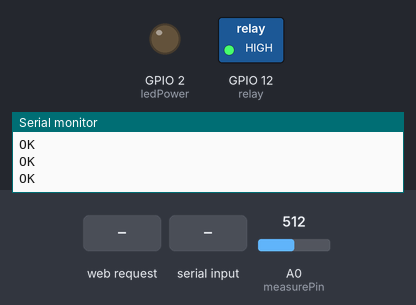
The sketch below on a simulated ESP8266 (NodeMCU). Parts: switched loads named in the sketch (green lamp = pin HIGH), output pins drawn as LEDs (lit = HIGH), the last lines printed to the serial monitor. The inputs (shaded band) are chosen by the test bench; at power-on: A0 (measurePin) = 512. The modem accepts every AT command (registered, SIM ready, sends succeed) and sends nothing else.

Above: at 6.5 s.
6.6 s: HTTP request GET /?State=A received
At 7.0 s:
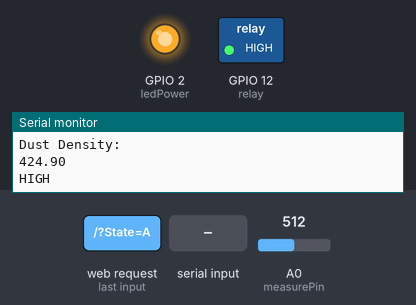
8.1 s: A0 (measurePin) set to 269
9.6 s: A0 (measurePin) set to 247
12.1 s: "STOP" received over the second serial link
15.1 s: HTTP request GET /?State=STOP received
Timing chart, 0 to 18.1 s (numbered marks = the images above; inputs shaded):
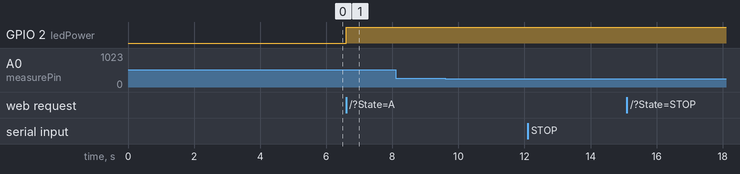

The sketch:

wifi_robot4_nodemcu_esp8266_ino.ino
```cpp
#include <ESP8266WiFi.h>
#include <WiFiClient.h>
#include <ESP8266WebServer.h>


// Include Software Serial library to communicate with GSM
#include <SoftwareSerial.h>

// Configure software serial port
SoftwareSerial SIM900(4, 5); //RX&TX

const char* ssid = "Node_MCU CAR";
//const char* host = "NodeMCU";

ESP8266WebServer server(80);

// Variable to store text message
String textMessage;

// Create a variable to store Lamp state
String lampState = "HIGH";

// Relay connected to pin 12
const int relay = 12;
int measurePin = A0; //Connect dust sensor to Arduino A0 pin
int ledPower = 2;   //Connect 3 led driver pins of dust sensor to Arduino D2

int samplingTime = 280;
int deltaTime = 40;
int sleepTime = 9680;

float voMeasured = 0;
float calcVoltage = 0;
float dustDensity = 0;
void setup(){

  Serial.begin(115200);
  //Begin serial communication with Arduino and SIM800L
   // Set relay as OUTPUT
  pinMode(relay, OUTPUT);

  // By default the relay is off
  digitalWrite(relay, HIGH);

  // Initializing serial commmunication
  SIM900.begin(115200);
  pinMode(ledPower,OUTPUT);
  // Give time to your GSM shield log on to network
  delay(5000);
  Serial.println("SIM800L start...");

  // Connecting WiFi

  WiFi.mode(WIFI_AP);
  WiFi.softAP(ssid);
  // Starting WEB-server

     server.on ( "/", HTTP_handleRoot );
     server.onNotFound ( HTTP_handleRoot );
     server.begin();

  // AT command to set SIM900 to SMS mode
  SIM900.println("AT"); //Handshaking with SIM900
  delay(100);
  SIM900.println("AT+CMGF=1");
  delay(100);
  // Set module to send SMS data to serial out upon receipt
  SIM900.println("AT+CNMI=2,2,0,0,0");
  delay(100);
}
void smart()
{

digitalWrite(ledPower,LOW); // power on the LED
  delayMicroseconds(samplingTime);

  voMeasured = analogRead(measurePin); // read the dust value

  delayMicroseconds(deltaTime);
  digitalWrite(ledPower,HIGH); // turn the LED off
  delayMicroseconds(sleepTime);

  // 0 - 5V mapped to 0 - 1023 integer values
  // recover voltage
  calcVoltage = voMeasured * (5.0 / 1024.0);

  // linear eqaution taken from http://www.howmuchsnow.com/arduino/airquality/
  // Chris Nafis (c) 2012
  dustDensity = 170 * calcVoltage - 0.1;


  Serial.println("Raw Signal Value (0-1023):");
  Serial.println(voMeasured);

  Serial.println("Voltage:");
  Serial.println(calcVoltage);

  Serial.println("Dust Density:");
  Serial.println(dustDensity); // unit: (muy) ug/m3

  if(dustDensity > 210)
  {
    Serial.println("HIGH");
    }
  else{
    Serial.println("LOW");
    }

  delay(2000);

}
void loop(){
  if(SIM900.available()>0){
    textMessage = SIM900.readString();
    Serial.print(textMessage);
    delay(10);
  }
  if(textMessage.indexOf("STOP")>=0){
    // Turn on relay and save current state
    //digitalWrite(relay, LOW);
    lampState = "stop";
    Serial.println("S");
    textMessage = "";
  }
  if(textMessage.indexOf("FORWARD")>=0){
    // Turn off relay and save current state
    digitalWrite(relay, HIGH);
    lampState = "go ahead";
    Serial.println("F");
    textMessage = "";
  }
  if(textMessage.indexOf("BACKWARD")>=0){
    String message = "Lamp is " + lampState;
    sendSMS(message);
    Serial.println("B");
    textMessage = "";
  }


  server.handleClient();

  String command = server.arg("State");
    if (command == "A") smart();
  delay(10);
}

// Function that sends SMS
void sendSMS(String message){
  // AT command to set SIM900 to SMS mode
  SIM900.println("AT+CMGF=1");
  delay(100);

  // REPLACE THE X's WITH THE RECIPIENT'S MOBILE NUMBER
  // USE INTERNATIONAL FORMAT CODE FOR MOBILE NUMBERS
  SIM900.println("AT+CMGS=\"+84868475996\""); //cmgsex
  delay(100);
  // Send the SMS
  SIM900.println(message);
  delay(100);

  // End AT command with a ^Z, ASCII code 26
  SIM900.write(26);
  delay(100);
  SIM900.println();
  // Give module time to send SMS
  delay(5000);
}

void HTTP_handleRoot(void)
{
if( server.hasArg("State") ){
      Serial.println(server.arg("State"));
  }
  server.send (200,"text/html","" );
  delay(1);
}
```

Measured:
- after the input at 6.6 s, GPIO 2 (ledPower): LOW → HIGH at once
